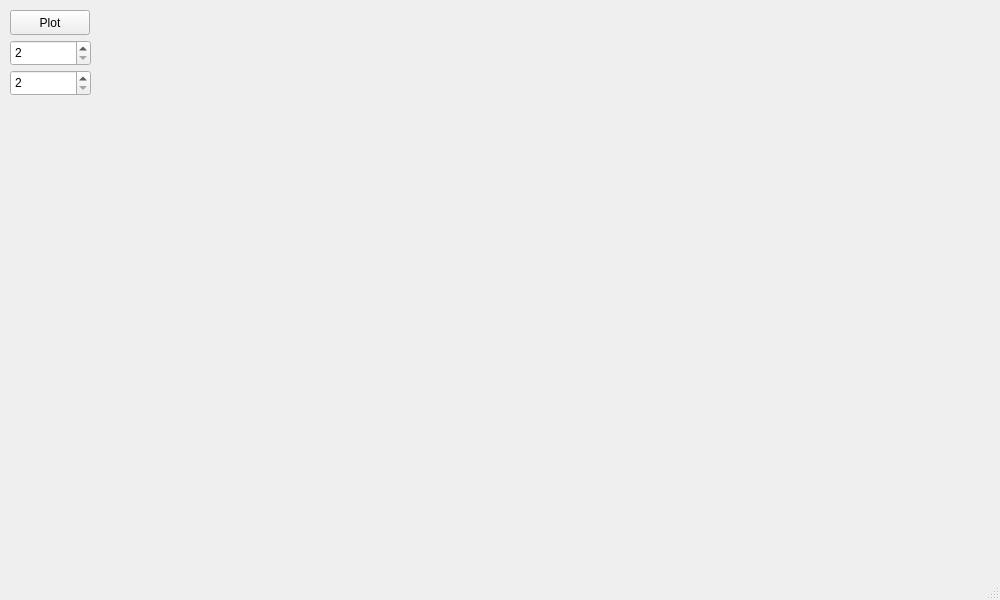
<?xml version="1.0" encoding="UTF-8"?>
<ui version="4.0">
 <class>MainWindow</class>
 <widget class="QMainWindow" name="MainWindow">
  <property name="geometry">
   <rect>
    <x>0</x>
    <y>0</y>
    <width>1000</width>
    <height>600</height>
   </rect>
  </property>
  <property name="windowTitle">
   <string>MainWindow</string>
  </property>
  <widget class="QWidget" name="centralwidget">
   <widget class="QCustomPlot" name="Graph" native="true">
    <property name="geometry">
     <rect>
      <x>100</x>
      <y>10</y>
      <width>790</width>
      <height>590</height>
     </rect>
    </property>
   </widget>
   <widget class="QPushButton" name="PlotButton">
    <property name="geometry">
     <rect>
      <x>10</x>
      <y>10</y>
      <width>80</width>
      <height>25</height>
     </rect>
    </property>
    <property name="text">
     <string>Plot</string>
    </property>
   </widget>
   <widget class="QSpinBox" name="spinBox1">
    <property name="geometry">
     <rect>
      <x>10</x>
      <y>40</y>
      <width>81</width>
      <height>26</height>
     </rect>
    </property>
    <property name="minimum">
     <number>2</number>
    </property>
    <property name="maximum">
     <number>1000</number>
    </property>
   </widget>
   <widget class="QSpinBox" name="spinBox2">
    <property name="geometry">
     <rect>
      <x>10</x>
      <y>70</y>
      <width>81</width>
      <height>26</height>
     </rect>
    </property>
    <property name="minimum">
     <number>2</number>
    </property>
    <property name="maximum">
     <number>1000</number>
    </property>
   </widget>
  </widget>
  <widget class="QMenuBar" name="menubar">
   <property name="geometry">
    <rect>
     <x>0</x>
     <y>0</y>
     <width>1000</width>
     <height>22</height>
    </rect>
   </property>
  </widget>
  <widget class="QStatusBar" name="statusbar"/>
 </widget>
 <customwidgets>
  <customwidget>
   <class>QCustomPlot</class>
   <extends>QWidget</extends>
   <header>qcustomplot.h</header>
   <container>1</container>
  </customwidget>
 </customwidgets>
 <resources/>
 <connections/>
</ui>
